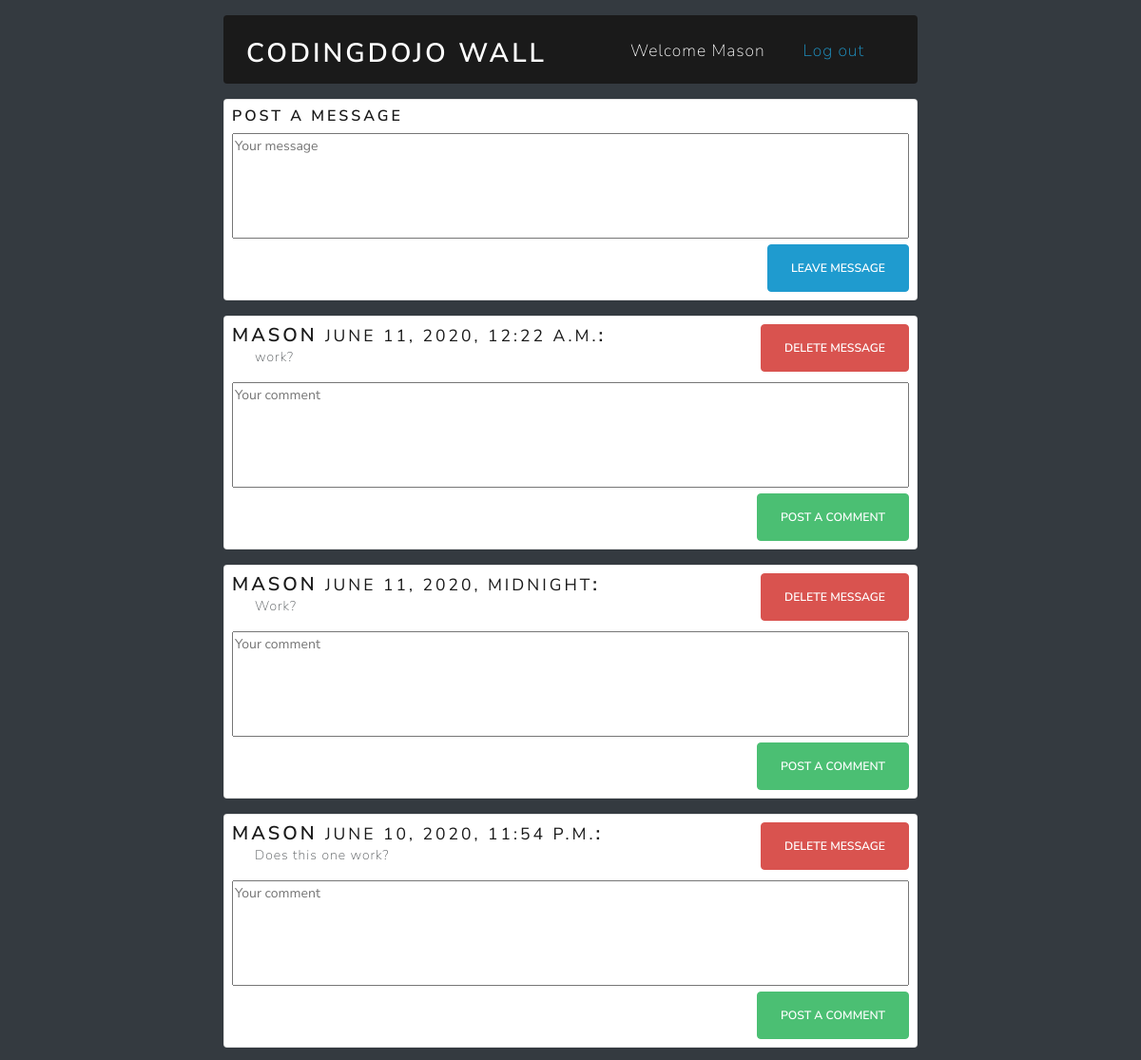
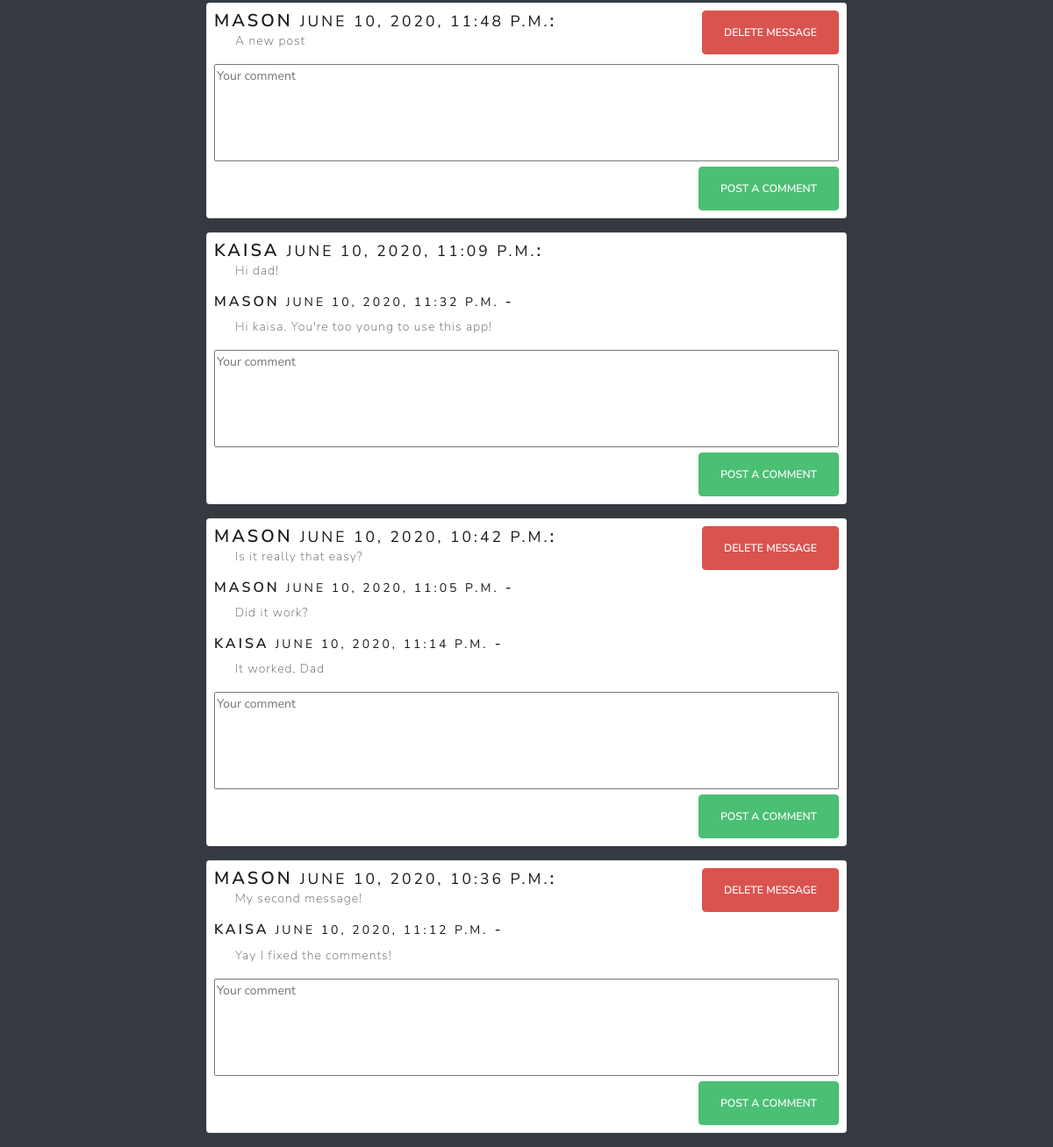
The app's page /wall/ (signed in), older data (2 pictures, top to bottom).
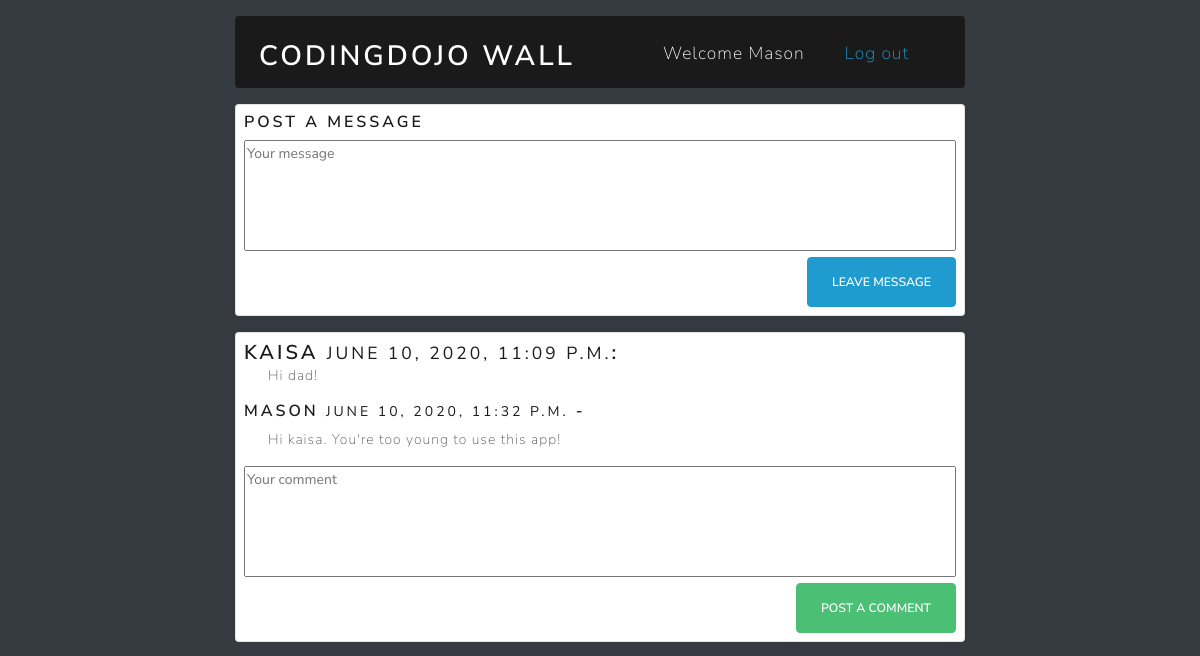
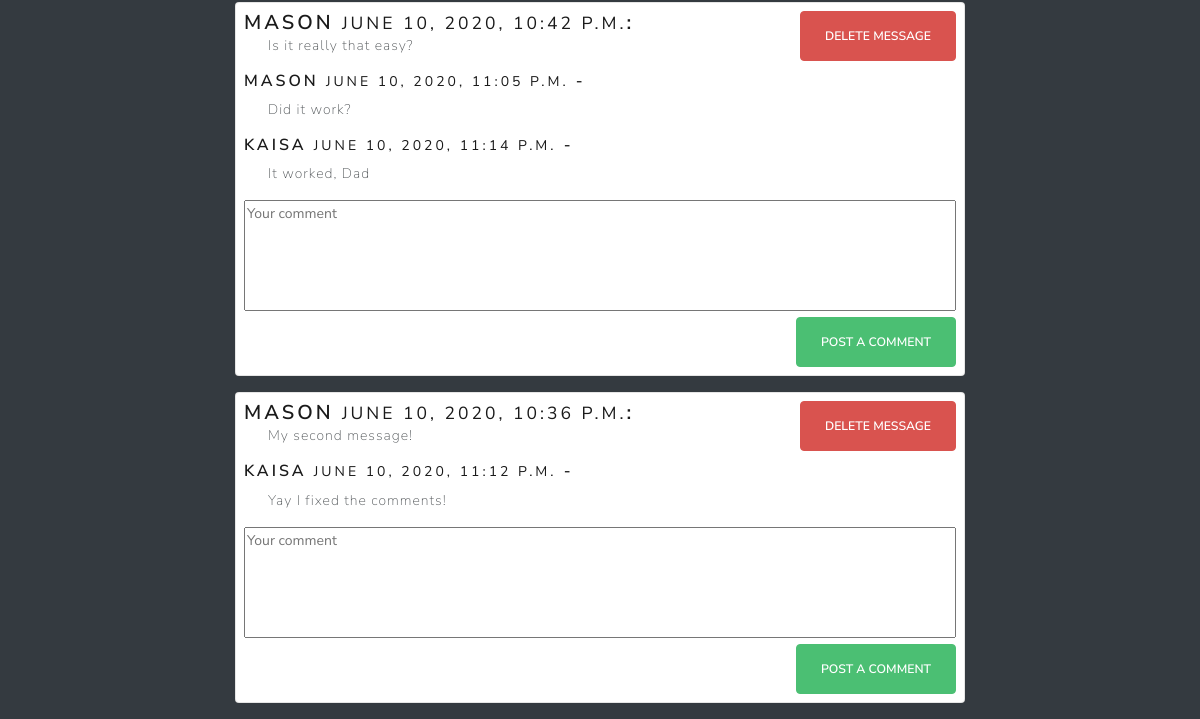
The same page, newer data (2 pictures, top to bottom).
### login_app/models.py (models this page shows)
class User(models.Model):
    first_name = models.CharField(max_length=255)
    last_name = models.CharField(max_length=255)
    email = models.CharField(max_length=255)
    password = models.CharField(max_length=255)
    DOB = models.DateField()
    created_at = models.DateTimeField(auto_now_add=True)
    edited_at = models.DateTimeField(auto_now=True)
    objects = userManager()

### wall_app/models.py (models this page shows)
class Message(models.Model):
    content = models.TextField()
    user = models.ForeignKey(User, related_name="has_messages", on_delete=models.CASCADE)
    created_at = models.DateTimeField(auto_now_add=True)
    edited_at = models.DateTimeField(auto_now=True)

class Comment(models.Model):
    content = models.TextField()
    message = models.ForeignKey(Message, related_name="has_comments", on_delete=models.CASCADE)
    user = models.ForeignKey(User, related_name="has_comments", on_delete=models.CASCADE)
    created_at = models.DateTimeField(auto_now_add=True)
    edited_at = models.DateTimeField(auto_now=True)

### login_app/views.py (the view)
# urls.py: path('', login_views.success, name="wall"),
def success(request):
    today=datetime.datetime.today()
    context = {
        "user": User.objects.get(id=request.session["user_id"]),
        "messages": Message.objects.all(),
        "comments": Comment.objects.all(),
        "time_limit": today - datetime.timedelta(minutes=15)
    }
    return render(request,"wall.html", context)

### wall_app/templates/wall.html (shortened to what this page needs)
<!DOCTYPE html>
<html lang="en">
<head>
    <link href="https://stackpath.bootstrapcdn.com/bootswatch/4.5.0/lux/bootstrap.min.css" rel="stylesheet"
>
</head>
<body class="bg-dark">
    <div class="container">
        <div class="row">
            <div class="col-2"></div>
            <div class="container col-8">
                <div class="bg-primary navbar-dark rounded mt-3">
                    <div class="navbar-brand d-flex justify-content-between pt-4 px-4">
                        <h2 class="text-white">CodingDojo Wall</h2>
                        <p class="ml-5">Welcome {{user.first_name}}</p>
                        <a href="{% url 'logout'%}" class="text-info">Log out</a>
                    </div>
                </div>
                <div class="container bg-light rounded my-3 p-2">
                    <h5>Post a message</h5>
                    <form action="message/" class="text-right" method="POST">
                        <textarea name="message_content" rows="5" placeholder="Your message" style="resize: none; width: 100%;"></textarea>
                        <button class="btn btn-info rounded" type="submit">Leave Message</button>
                    </form>
                </div>
                    {% for message in messages reversed %}
                <div class="container bg-light rounded my-3 p-2">
                    <h4 class="d-inline mr-5">{{message.user.first_name}} <small>{{message.created_at}}</small>: </h4>
                        <form action="{% url 'delete' %}" method="POST" class="text-right d-inline float-right">
                            {% if message.user.id == user.id %}
                            <button type="submit" class="btn btn-danger rounded ">Delete message</button>
                            {% endif %}
                        </form>
                        <p class="ml-4">{{message.content}}</p>
                        {% for comment in message.has_comments.all %}
                        <h5>{{comment.user.first_name}} <small>{{comment.created_at}}</small> -</h5>
                            <p class="ml-4">{{comment.content}}</p>
                        {% endfor %}
                    <form action="comment/" class="text-right" method="POST">
                        <textarea name="comment_content" rows="5" placeholder="Your comment" style="resize: none; width: 100%;"></textarea>
                        <button class="btn btn-success rounded" type="submit">Post a comment</button>
                    </form>
                </div>
                    {% endfor %}
            </div>
            <div class="col-2"></div>
        </div>
    </div>
</body>
</html>

Row changes from the older to the newer data that the page shows:
removed Message: user.first_name "MASON", created_at "JUNE 11, 2020, 12:22 A.M.", content "work?"
removed Message: user.first_name "MASON", created_at "JUNE 11, 2020, MIDNIGHT", content "Work?"
removed Message: user.first_name "MASON", created_at "JUNE 10, 2020, 11:54 P.M.", content "Does this one work?"
removed Message: user.first_name "MASON", created_at "JUNE 10, 2020, 11:48 P.M.", content "A new post"
